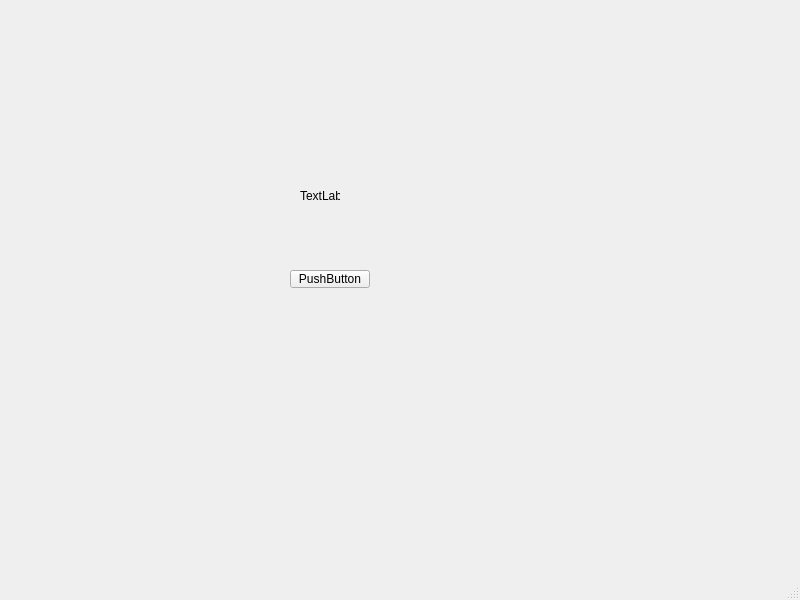
<?xml version="1.0" encoding="UTF-8"?>
<ui version="4.0">
 <class>WinWindow</class>
 <widget class="QMainWindow" name="WinWindow">
  <property name="geometry">
   <rect>
    <x>0</x>
    <y>0</y>
    <width>800</width>
    <height>600</height>
   </rect>
  </property>
  <property name="windowTitle">
   <string>MainWindow</string>
  </property>
  <widget class="QWidget" name="centralwidget">
   <widget class="QLabel" name="label">
    <property name="geometry">
     <rect>
      <x>300</x>
      <y>190</y>
      <width>40</width>
      <height>12</height>
     </rect>
    </property>
    <property name="text">
     <string>TextLabel</string>
    </property>
   </widget>
   <widget class="QPushButton" name="pushButton">
    <property name="geometry">
     <rect>
      <x>290</x>
      <y>270</y>
      <width>80</width>
      <height>18</height>
     </rect>
    </property>
    <property name="text">
     <string>PushButton</string>
    </property>
   </widget>
  </widget>
  <widget class="QMenuBar" name="menubar">
   <property name="geometry">
    <rect>
     <x>0</x>
     <y>0</y>
     <width>800</width>
     <height>17</height>
    </rect>
   </property>
  </widget>
  <widget class="QStatusBar" name="statusbar"/>
 </widget>
 <resources/>
 <connections/>
</ui>
